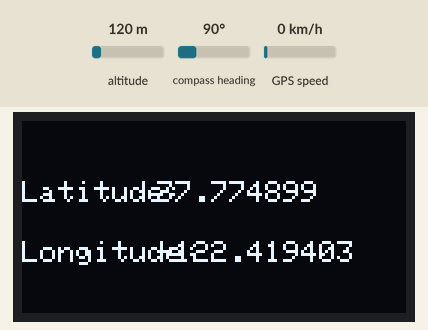
Bench run of a sketch on a simulated ESP32. On the bench: 128×64 one-colour display. Inputs (shaded band) come from the test bench; at power-on: altitude 120 m, compass heading 90°, GPS speed 0 km/h. WiFi joins after 1.5 s; servers stay silent unless stated; the GPS gets a fix after 3 s at 37.7749, -122.4194 with 8 satellites; what the sketch prints to the serial monitor is not drawn.

Above: at 3.9 s.

The sketch:

lasti.ino
```cpp
#include <TinyGPS++.h>
#include <HardwareSerial.h>
#include <WiFi.h>
#include <Wire.h>
#include <Adafruit_GFX.h>
#include <Adafruit_SSD1306.h>
#include <BlynkSimpleEsp32.h>

float latitude , longitude;
String  latitude_string , longitiude_string;

#define SCREEN_WIDTH 128
#define SCREEN_HEIGHT 64

Adafruit_SSD1306 display(SCREEN_WIDTH, SCREEN_HEIGHT, &Wire, -1);

const char *ssid =  "04F2G_577470";
const char *pass =  "wlana88b8f";
char auth[] = "ec8EX0fnX1y78Oo6pO8lp8Of_AWUd***";

WidgetMap myMap(V0);
WiFiClient client;
TinyGPSPlus gps;
HardwareSerial SerialGPS(2);


void setup()
{
  Serial.begin(115200);
if(!display.begin(SSD1306_SWITCHCAPVCC, 0x3C)) {
    Serial.println(F("SSD1306 allocation failed"));
    for(;;);
  }

  WiFi.begin(ssid, pass);
  while (WiFi.status() != WL_CONNECTED)
  {
    delay(500);
    Serial.print(".");
  }
  Serial.println("");
  Serial.println("WiFi connected!");

  SerialGPS.begin(9600, SERIAL_8N1, 16, 17);
  Blynk.begin(auth, ssid, pass);
  Blynk.virtualWrite(V0, "clr");
}
void loop()
{
  while (SerialGPS.available() > 0) {
    if (gps.encode(SerialGPS.read()))
    {
      if (gps.location.isValid())
      {
        latitude = gps.location.lat();
        latitude_string = String(latitude , 6);
        longitude = gps.location.lng();
        longitiude_string = String(longitude , 6);
        Serial.print("Latitude = ");
        Serial.println(latitude_string);
        Serial.print("Longitude = ");
        Serial.println(longitiude_string);

  display.clearDisplay();
  display.setTextSize(1);
  display.setTextColor(WHITE);
  display.setCursor(0, 20);
  display.println("Latitude: ");
  display.setCursor(45, 20);
  display.print(latitude_string);
  display.setCursor(0, 40);
  display.print("Longitude: ");
  display.setCursor(45, 40);
  display.print(longitiude_string);

        Blynk.virtualWrite(V0, 1, latitude, longitude, "Location");
        display.display();
      }
     delay(1000);
     Serial.println();
    }
  }
  Blynk.run();
}
```
